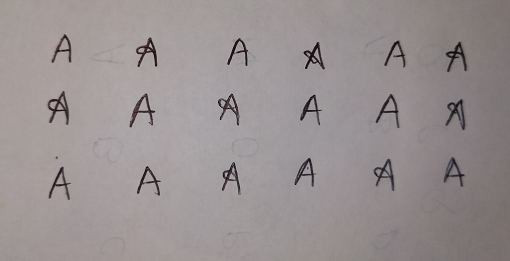
#> input picture data/dataset1.png, 510 x 261 px, found by its file name
$ python train.py
#> lines starting #> are read from the running program, lines starting #| are printed output that depends on the picture; after the words box and inside, x2 and y2 are one past the last pixel; in counts of white or black regions, pixels touching at a corner belong together
#prg is to teach the alg to learn to recognise the alphabets. ,with the help of response, from the img.
#!/usr/bin/python               .this prg is used to read a img with alphabets. in it. then detects the an area of 50 and puts a rectangle around it.
# -*- coding: utf-8 -*-         response is feed to the alg and then it moves on to the next,img of 50 area, then repeats the procces and stored the following
#1)sample- image data 2)keyboard keys pressed -response
__author__ = 'yan9yu'

import sys
import numpy as np
import cv2

im = cv2.imread('../data/dataset1.png')
#> im is the input picture: shape (261, 510, 3); mean B, G, R 145.9, 145.4, 152.8
im3 = im.copy()

gray = cv2.cvtColor(im, cv2.COLOR_BGR2GRAY)
blur = cv2.GaussianBlur(gray, (5, 5), 0)
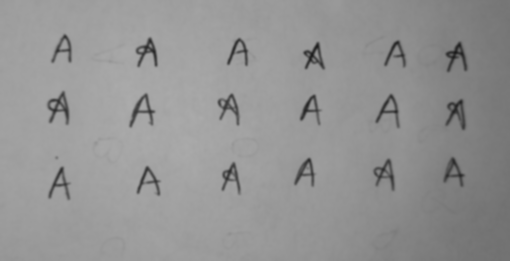
#> blur: shape (261, 510); min 26, max 171, mean 147.7
thresh = cv2.adaptiveThreshold(blur, 255, 1, 1, 11, 2) #
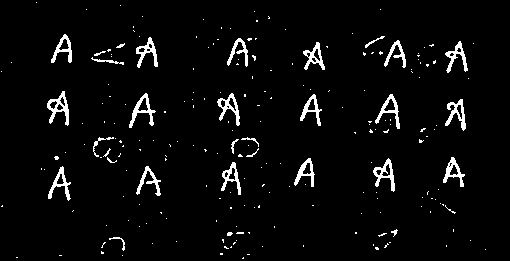
#> thresh: shape (261, 510); 4% white; 219 white regions (189 under 20 px)

#################      Now finding Contours         ###################

contours, hierarchy = cv2.findContours(thresh, cv2.RETR_LIST, cv2.CHAIN_APPROX_SIMPLE)#chainapprox is used to compress mathematicaly
#> contours = 247 contours, 206 with area under 20; largest, box (x1, y1, x2, y2) and area: (47, 91, 69, 126) 322, (129, 93, 156, 128) 287, (373, 158, 395, 192) 282, (217, 93, 240, 126) 274, (375, 94, 400, 129) 265

samples = np.empty((0, 100), np.float32)#create empty arrays (0,100)gives the the size and float gives 32 bit data and type
responses = []
keys = [i for i in range( 48, 58)] #makes the algoritm to read from 1-9

for cnt in contours:

    if cv2.contourArea(cnt) > 50:#countour array is greater than 50 is detected(i.e it detects a alphabets.(img) whose size is greater than 50 like area around the alphabets.)
        [x, y, w, h] = cv2.boundingRect(cnt) #thedata i.e the height,width,x coord and ycord is stored

        if h > 28:

            cv2.rectangle(im, (x, y), (x + w, y + h), (128, 0, 111), 2)
            roi = thresh[y:y + h, x:x + w]
            roismall = cv2.resize(roi, (10, 10))#we are taking the img(the small alphabets..) and then storing it in roismall, we also reduce the size for storing
            cv2.imshow('norm', im) #to get the reponse from the user
            key = cv2.waitKey(0)

            if key == 27:  # (escape to quit)
                sys.exit()
#> (the program exits here)

$ run again, with data/dataset.png copied over data/dataset1.png
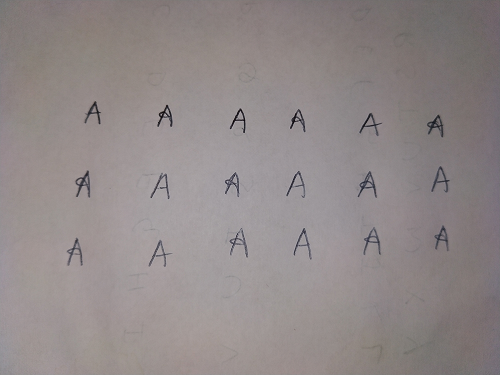
#> input picture data/dataset.png, 500 x 375 px, found by its file name
#> im is the input picture: shape (375, 500, 3); mean B, G, R 137, 137, 144.9
#> `thresh = cv2.adaptiveThreshold(blur, 255, 1, 1, 11, 2)`:
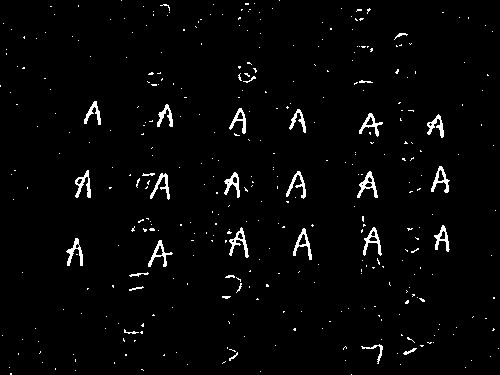
#> thresh: shape (375, 500); 2.4% white in thin lines or dots
#> contours = 390 contours, 357 with area under 20; largest, box (x1, y1, x2, y2) and area: (357, 171, 378, 198) 194, (293, 228, 312, 260) 185, (363, 227, 382, 256) 178, (431, 166, 450, 193) 178, (148, 240, 173, 267) 170
